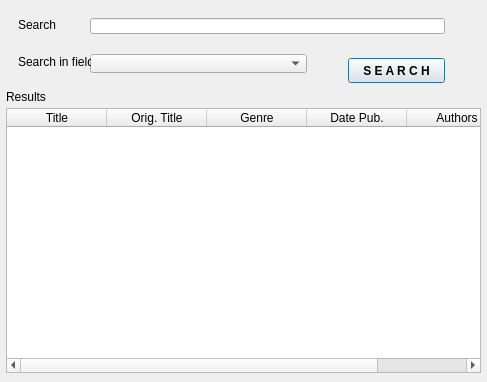
<?xml version="1.0" encoding="UTF-8"?>
<ui version="4.0">
 <class>Wyszukaj</class>
 <widget class="QDialog" name="Wyszukaj">
  <property name="geometry">
   <rect>
    <x>0</x>
    <y>0</y>
    <width>487</width>
    <height>382</height>
   </rect>
  </property>
  <property name="sizePolicy">
   <sizepolicy hsizetype="Fixed" vsizetype="Fixed">
    <horstretch>0</horstretch>
    <verstretch>0</verstretch>
   </sizepolicy>
  </property>
  <property name="windowTitle">
   <string>LBC - Search</string>
  </property>
  <property name="locale">
   <locale language="English" country="UnitedStates"/>
  </property>
  <property name="modal">
   <bool>true</bool>
  </property>
  <widget class="QLabel" name="label">
   <property name="geometry">
    <rect>
     <x>18</x>
     <y>18</y>
     <width>46</width>
     <height>13</height>
    </rect>
   </property>
   <property name="text">
    <string>Search</string>
   </property>
  </widget>
  <widget class="QLineEdit" name="lineEdit_SzFraza">
   <property name="geometry">
    <rect>
     <x>90</x>
     <y>18</y>
     <width>355</width>
     <height>16</height>
    </rect>
   </property>
  </widget>
  <widget class="QComboBox" name="comboBox_SzPole">
   <property name="geometry">
    <rect>
     <x>90</x>
     <y>54</y>
     <width>217</width>
     <height>19</height>
    </rect>
   </property>
  </widget>
  <widget class="QLabel" name="label_2">
   <property name="geometry">
    <rect>
     <x>18</x>
     <y>54</y>
     <width>73</width>
     <height>16</height>
    </rect>
   </property>
   <property name="text">
    <string>Search in field</string>
   </property>
  </widget>
  <widget class="QTableWidget" name="tableWidget_Wyniki">
   <property name="geometry">
    <rect>
     <x>6</x>
     <y>108</y>
     <width>475</width>
     <height>265</height>
    </rect>
   </property>
   <property name="sizePolicy">
    <sizepolicy hsizetype="Fixed" vsizetype="Fixed">
     <horstretch>0</horstretch>
     <verstretch>0</verstretch>
    </sizepolicy>
   </property>
   <column>
    <property name="text">
     <string>Title</string>
    </property>
   </column>
   <column>
    <property name="text">
     <string>Orig. Title</string>
    </property>
   </column>
   <column>
    <property name="text">
     <string>Genre</string>
    </property>
   </column>
   <column>
    <property name="text">
     <string>Date Pub.</string>
    </property>
   </column>
   <column>
    <property name="text">
     <string>Authors</string>
    </property>
   </column>
  </widget>
  <widget class="QPushButton" name="pushButton_Search">
   <property name="geometry">
    <rect>
     <x>348</x>
     <y>58</y>
     <width>97</width>
     <height>25</height>
    </rect>
   </property>
   <property name="font">
    <font>
     <weight>75</weight>
     <bold>true</bold>
    </font>
   </property>
   <property name="text">
    <string>S E A R C H</string>
   </property>
  </widget>
  <widget class="QLabel" name="label_3">
   <property name="geometry">
    <rect>
     <x>6</x>
     <y>90</y>
     <width>46</width>
     <height>13</height>
    </rect>
   </property>
   <property name="text">
    <string>Results</string>
   </property>
  </widget>
 </widget>
 <resources/>
 <connections/>
</ui>
